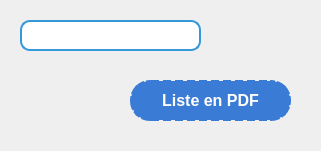
      <widget class="QWidget" name="widget_9" native="true">
       <property name="geometry">
        <rect>
         <x>20</x>
         <y>510</y>
         <width>321</width>
         <height>151</height>
        </rect>
       </property>
       <property name="styleSheet">
        <string notr="true">#widget_9 {
    border: 2px dashed #3498db; /* Bordure en pointillés bleue */
    border-radius: 10px; /* Coins arrondis */
    background-color: #f8f9fa; /* Couleur de fond légère */
}
</string>
       </property>
       <widget class="QLineEdit" name="searchDirector">
        <property name="geometry">
         <rect>
          <x>20</x>
          <y>20</y>
          <width>181</width>
          <height>31</height>
         </rect>
        </property>
        <property name="styleSheet">
         <string notr="true">QLineEdit#searchDirector {
    border: 2px solid #3498db;     /* Bordure bleu clair */
    border-radius: 10px;           /* Coins arrondis */
    padding: 5px;                  /* Espacement interne */
    font-size: 14px;               /* Taille de la police */
    color: black;                  /* Texte saisi en noir */
}

QLineEdit#searchDirector:focus {
    border: 2px solid #2ecc71;     /* Bordure verte quand le champ est focus */
}

QLineEdit#searchDirector::placeholder {
    color: #2C3E50;                /* Couleur pour le texte d’indication */
    font-style: italic;            /* Texte en italique */
}
</string>
        </property>
       </widget>
       <widget class="QLabel" name="PdfLabel_2">
        <property name="geometry">
         <rect>
          <x>80</x>
          <y>80</y>
          <width>41</width>
          <height>41</height>
         </rect>
        </property>
        <property name="styleSheet">
         <string notr="true">image: url(:/new/prefix1/img/pdf.png);</string>
        </property>
        <property name="text">
         <string/>
        </property>
       </widget>
       <widget class="QPushButton" name="exportPdfBtn">
        <property name="geometry">
         <rect>
          <x>130</x>
          <y>80</y>
          <width>161</width>
          <height>41</height>
         </rect>
        </property>
        <property name="cursor">
         <cursorShape>PointingHandCursor</cursorShape>
        </property>
        <property name="styleSheet">
         <string notr="true">QPushButton#exportPdfBtn {
    background-color: #3A7BD5; 
    color: white;
    font-size: 16px;
    font-weight: bold;
    padding: 10px 20px; /* Uniformiser le padding */
    border-radius: 20px;
    border: 2px dashed #3A7BD5;
    text-align: center; /* Alignement horizontal */
    qproperty-alignment: 'AlignCenter'; /* Alignement Qt */
}

QPushButton#exportPdfBtn:hover {
    background-color: #A0C4FF; 
    border: 2px dashed #A0C4FF; 
    color: #F9F9F9; 
}

QPushButton#exportPdfBtn:pressed {
    background-color: #A8D5BA; 
    border: 2px dashed #5A9BD5;
}
</string>
        </property>
        <property name="text">
         <string>Liste en PDF</string>
        </property>
        <property name="iconSize">
         <size>
          <width>20</width>
          <height>20</height>
         </size>
        </property>
        <property name="checkable">
         <bool>true</bool>
        </property>
        <property name="autoExclusive">
         <bool>true</bool>
        </property>
       </widget>
      </widget>
